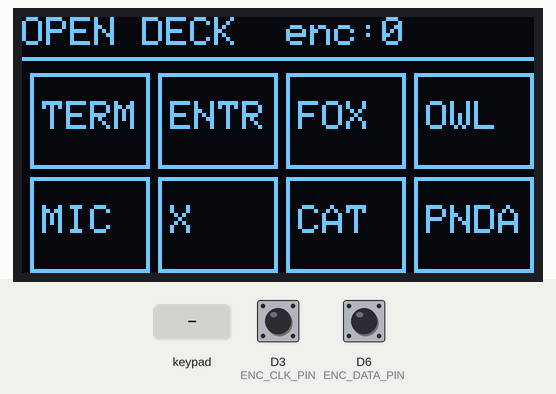
A sketch run on a simulated ESP8266 (NodeMCU). Shown: 128×64 one-colour display. Wiring (inferred from the names in the program): 2×4 keypad with keys 1 2 3 4 5 6 7 8 (labels assumed): rows D1, D0; columns GPIO 1, GPIO 3, D8, D7. The inputs (shaded band) are chosen by the test bench; at power-on: D3 (ENC_CLK_PIN) HIGH, D6 (ENC_DATA_PIN) HIGH. What the sketch prints to the serial monitor is not drawn.

Above: at 2.7 s.
2.8 s: keypad keys 1 2 3 4 pressed 0.4 s apart
At 2.92 s:
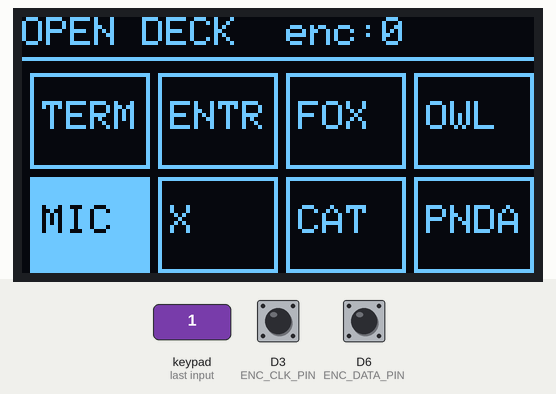
5.9 s: key '5' pressed
At 6.02 s:
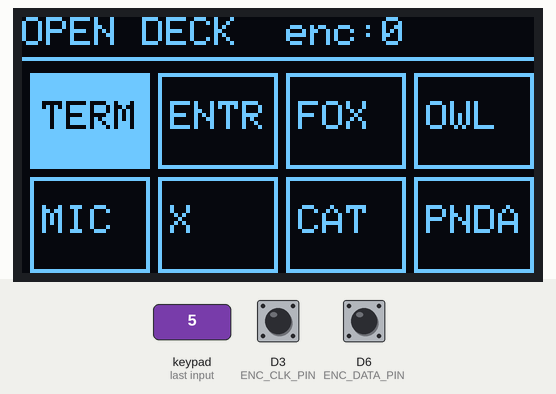
7.6 s: key '6' pressed
At 7.72 s:
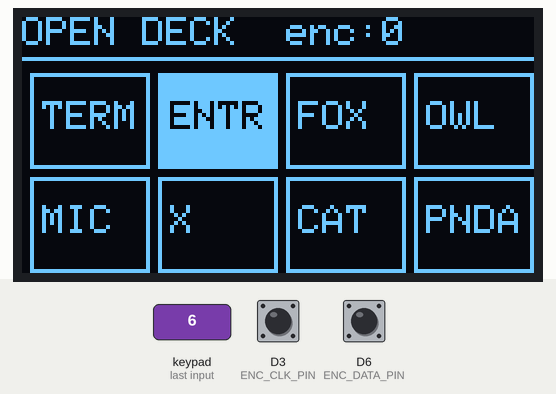
9.3 s: key '7' pressed
At 9.42 s:
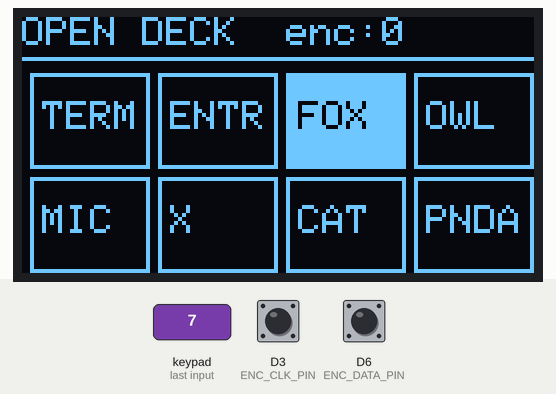
11.0 s: key '8' pressed
At 11.12 s:
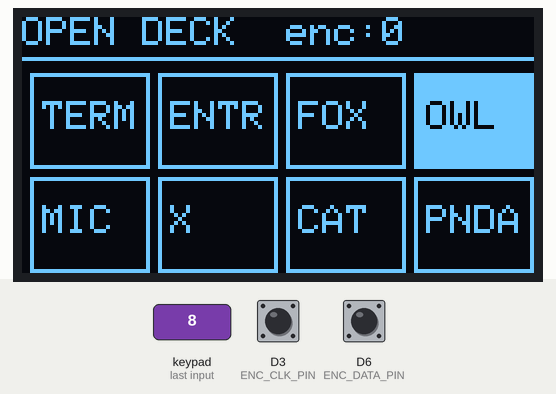
Timing chart, 0 to 13.7 s (numbered marks = the images above; inputs shaded):
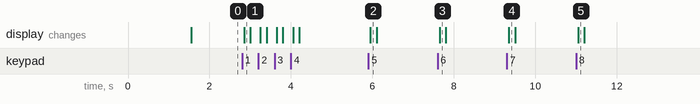

Measured:
- after the input at 2.8 s, the display: changes after 0.05 s (image 1)
- after the input at 5.9 s, the display: changes after 0.05 s (image 2)
- after the input at 7.6 s, the display: changes after 0.05 s (image 3)
- after the input at 9.3 s, the display: changes after 0.05 s (image 4)
- after the input at 11.0 s, the display: changes after 0.05 s (image 5)

The sketch:

open_deck_matrix.ino
```cpp
// Open Deck - full 8-key matrix + encoder + OLED status firmware
//
// Only row0/col0 (the "Terminal" key) is physically wired right now —
// the rest of the matrix will just read "up" until the other 7 keys
// and the rest of the case are wired in. Scan logic is written for the
// full matrix so nothing needs to change firmware-side once they're
// connected; just start printing more DOWN events for those keys.
//
// Key layout: physical 2 rows x 4 cols (matches the case layout).
//   row D0: R1C1 Terminal  R1C2 Enter(check)  R1C3 Fox   R1C4 Owl
//   row D1: R2C1 Voice(mic) R2C2 Cancel(X)    R2C3 Cat   R2C4 Panda
// Cols in pin order: C1=D10 C2=D9 C3=D8 C4=D7
// (D2 = GPIO3, an ESP32-S3 strapping pin - avoided here since a switch
// sitting on it could interfere with boot-mode sensing if pressed right
// at power-on. D7 = GPIO44, plain GPIO, no such risk.)
//
// Only R1C1 has a diode (first key wired, before we decided the rest of
// the matrix doesn't need them - no simultaneous-chord functionality
// planned, so ghosting risk is negligible for a macro pad). All other
// 7 keys are wired switch-only, straight from row pin to col pin.
//
// Encoder push-switch dropped from scope (dead on this module, confirmed
// via raw_io_test.ino) - D7 is free for future use.

#include <Wire.h>
#include <Adafruit_GFX.h>
#include <Adafruit_SH110X.h>

// --- Display ---
#define OLED_ADDR   0x3C
#define SDA_PIN     D4
#define SCL_PIN     D5
Adafruit_SH1106G display(128, 64, &Wire, -1);

// --- Encoder ---
#define ENC_DATA_PIN D6  // DT
#define ENC_CLK_PIN  D3  // CLK

// --- Key matrix: 2 rows x 4 cols = 8 keys ---
const uint8_t ROW_PINS[2] = { D0, D1 };
const uint8_t COL_PINS[4] = { D10, D9, D8, D7 };

// row-major: idx = row*4 + col
const char* KEY_NAMES[8] = {
  "TERM", "ENTR", "FOX", "OWL",   // row D0 (R1C1..R1C4)
  "MIC",  "X",    "CAT", "PNDA"  // row D1 (R2C1..R2C4) - "PNDA" so it fits the 30px box (4 chars max at 6px/char)
};

bool keyState[8]       = { false, false, false, false, false, false, false, false };
bool keyStateRaw[8]    = { false, false, false, false, false, false, false, false };
unsigned long keyChangeTime[8] = { 0 };
const unsigned long DEBOUNCE_MS = 25;

// --- Encoder read (polled, debounced lookup-table method) ---
static const int8_t rot_enc_table[] = {0,1,1,0,1,0,0,1,1,0,0,1,0,1,1,0};
static uint8_t prevNextCode = 0;
static uint16_t store = 0;

int8_t read_rotary() {
  prevNextCode <<= 2;
  if (digitalRead(ENC_DATA_PIN)) prevNextCode |= 0x02;
  if (digitalRead(ENC_CLK_PIN))  prevNextCode |= 0x01;
  prevNextCode &= 0x0f;

  if (rot_enc_table[prevNextCode]) {
    store <<= 4;
    store |= prevNextCode;
    if ((store & 0xff) == 0x2b) return -1;
    if ((store & 0xff) == 0x17) return 1;
  }
  return 0;
}

// ESP32-S3's native USB CDC Serial blocks on write once its internal TX
// ring buffer fills, if nothing on the host side is actively draining it
// (unlike a classic USB-UART bridge chip, which just drops bytes). Since
// these prints happen inline in loop(), a blocked write would stall the
// matrix scan AND the display push right along with it - so never print
// unless there's room, drop the line instead of blocking.
void serialPrintlnSafe(const String &line) {
  if (Serial.availableForWrite() >= (int)line.length() + 2) {
    Serial.println(line);
  }
}

long encoderCount = 0;

bool displayDirty = true; // start true so the initial grid gets drawn

void scanMatrix() {
  for (uint8_t r = 0; r < 2; r++) {
    // rows are OUTPUT_OPEN_DRAIN (set once in setup()): driving LOW still
    // actively sinks the active row, but driving HIGH just releases the
    // pin to float instead of sourcing current - same short-circuit
    // protection as a true Hi-Z idle row (two keys sharing a column
    // across different rows can't short one row's drive into another's),
    // but with plain fast digitalWrite() instead of pinMode() every scan.
    digitalWrite(ROW_PINS[r], LOW);
    delayMicroseconds(20); // let the line settle before reading

    for (uint8_t c = 0; c < 4; c++) {
      uint8_t idx = r * 4 + c;
      bool raw = !digitalRead(COL_PINS[c]); // LOW = pressed (row driven low, switch pulls col low)

      if (raw != keyStateRaw[idx]) {
        keyStateRaw[idx] = raw;
        keyChangeTime[idx] = millis();
      }
      if (millis() - keyChangeTime[idx] > DEBOUNCE_MS && keyState[idx] != keyStateRaw[idx]) {
        keyState[idx] = keyStateRaw[idx];
        serialPrintlnSafe(String("KEY ") + KEY_NAMES[idx] + " " + (keyState[idx] ? "DOWN" : "up"));
        displayDirty = true;
      }
    }

    digitalWrite(ROW_PINS[r], HIGH); // release (open-drain HIGH = floating, not driven)
  }
}

void drawStatus() {
  display.clearDisplay();
  display.setTextColor(SH110X_WHITE);

  display.setTextSize(1);
  display.setCursor(0, 0);
  display.print("OPEN DECK  enc:");
  display.println(encoderCount);
  display.drawLine(0, 10, 127, 10, SH110X_WHITE);

  // 2x4 grid of key boxes mirroring the physical layout
  const int boxW = 30, boxH = 24, gapX = 2, gapY = 2, originX = 2, originY = 14;
  for (uint8_t r = 0; r < 2; r++) {
    for (uint8_t c = 0; c < 4; c++) {
      uint8_t idx = r * 4 + c;
      int x = originX + c * (boxW + gapX);
      int y = originY + r * (boxH + gapY);
      if (keyState[idx]) {
        display.fillRect(x, y, boxW, boxH, SH110X_WHITE);
        display.setTextColor(SH110X_BLACK);
      } else {
        display.drawRect(x, y, boxW, boxH, SH110X_WHITE);
        display.setTextColor(SH110X_WHITE);
      }
      display.setCursor(x + 3, y + 7);
      display.print(KEY_NAMES[idx]);
    }
  }
  display.display();
}

void setup() {
  Serial.begin(115200);
  delay(1500);

  Wire.begin(SDA_PIN, SCL_PIN);
  Wire.setClock(400000);

  pinMode(ENC_DATA_PIN, INPUT_PULLUP);
  pinMode(ENC_CLK_PIN, INPUT_PULLUP);

  for (uint8_t r = 0; r < 2; r++) {
    pinMode(ROW_PINS[r], OUTPUT_OPEN_DRAIN);
    digitalWrite(ROW_PINS[r], HIGH); // idle = released/floating, not driven (see scanMatrix())
  }
  for (uint8_t c = 0; c < 4; c++) {
    pinMode(COL_PINS[c], INPUT_PULLUP);
  }

  if (!display.begin(OLED_ADDR, true)) {
    Serial.println("SH1106 init failed - check wiring/address");
    while (1) delay(1000);
  }

  Serial.println("Open Deck matrix firmware ready");
  drawStatus();
}

unsigned long lastDraw = 0;
const unsigned long MIN_DRAW_INTERVAL_MS = 15; // coalesce fast encoder spins into fewer I2C pushes

void loop() {
  int8_t dir = read_rotary();
  if (dir != 0) {
    encoderCount += dir;
    serialPrintlnSafe(String("encoder dir=") + dir + " count=" + encoderCount);
    displayDirty = true;
  }

  scanMatrix(); // sets displayDirty itself on any debounced key edge

  // only push the ~30-80ms I2C frame when something actually changed -
  // redrawing on a blind timer was hammering the SH1106 with full-frame
  // refreshes ~30x/sec regardless of activity, which starved loop() and
  // made both the encoder and the visible display update feel laggy.
  if (displayDirty && millis() - lastDraw >= MIN_DRAW_INTERVAL_MS) {
    drawStatus();
    displayDirty = false;
    lastDraw = millis();
  }

  delayMicroseconds(300); // keep encoder polling tight
}
```
